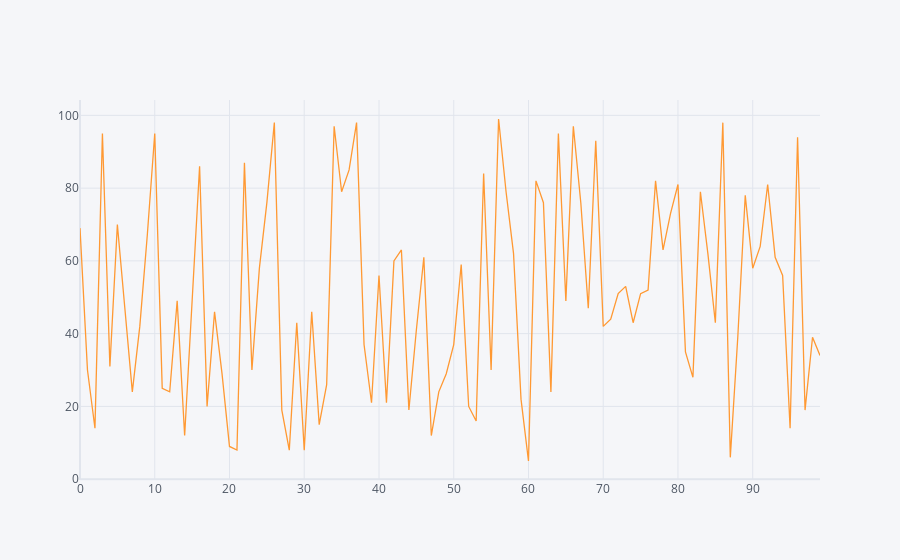

The notebook cell this image was saved under:
### Code cell
df1.iplot()

### Figure 1 — Plotly figure (JSON) as saved in the notebook; plotly's stock layout.template omitted (floating-point values rounded to 4 significant figures)
{"data": [{"line": {"color": "rgba(255, 153, 51, 1.0)", "dash": "solid", "shape": "linear", "width": 1.3}, "mode": "lines", "name": "0", "text": "", "type": "scatter", "x": [0, 1, 2, 3, 4, 5, 6, 7, 8, 9, 10, 11, 12, 13, 14, 15, 16, 17, 18, 19, 20, 21, 22, 23, 24, 25, 26, 27, 28, 29, 30, 31, 32, 33, 34, 35, 36, 37, 38, 39, 40, 41, 42, 43, 44, 45, 46, 47, 48, 49, 50, 51, 52, 53, 54, 55, 56, 57, 58, 59, 60, 61, 62, 63, 64, 65, 66, 67, 68, 69, 70, 71, 72, 73, 74, 75, 76, 77, 78, 79, 80, 81, 82, 83, 84, 85, 86, 87, 88, 89, 90, 91, 92, 93, 94, 95, 96, 97, 98, 99], "y": [69, 30, 14, 95, 31, 70, 47, 24, 42, 67, 95, 25, 24, 49, 12, 50, 86, 20, 46, 29, 9, 8, 87, 30, 58, 76, 98, 19, 8, 43, 8, 46, 15, 26, 97, 79, 85, 98, 37, 21, 56, 21, 60, 63, 19, 41, 61, 12, 24, 29, 37, 59, 20, 16, 84, 30, 99, 79, 62, 22, 5, 82, 76, 24, 95, 49, 97, 76, 47, 93, 42, 44, 51, 53, 43, 51, 52, 82, 63, 73, 81, 35, 28, 79, 62, 43, 98, 6, 39, 78, 58, 64, 81, 61, 56, 14, 94, 19, 39, 34]}], "layout": {"legend": {"bgcolor": "#F5F6F9", "font": {"color": "#4D5663"}}, "paper_bgcolor": "#F5F6F9", "plot_bgcolor": "#F5F6F9", "title": {"font": {"color": "#4D5663"}}, "xaxis": {"gridcolor": "#E1E5ED", "showgrid": true, "tickfont": {"color": "#4D5663"}, "title": {"font": {"color": "#4D5663"}, "text": ""}, "zerolinecolor": "#E1E5ED"}, "yaxis": {"gridcolor": "#E1E5ED", "showgrid": true, "tickfont": {"color": "#4D5663"}, "title": {"font": {"color": "#4D5663"}, "text": ""}, "zerolinecolor": "#E1E5ED"}}}
